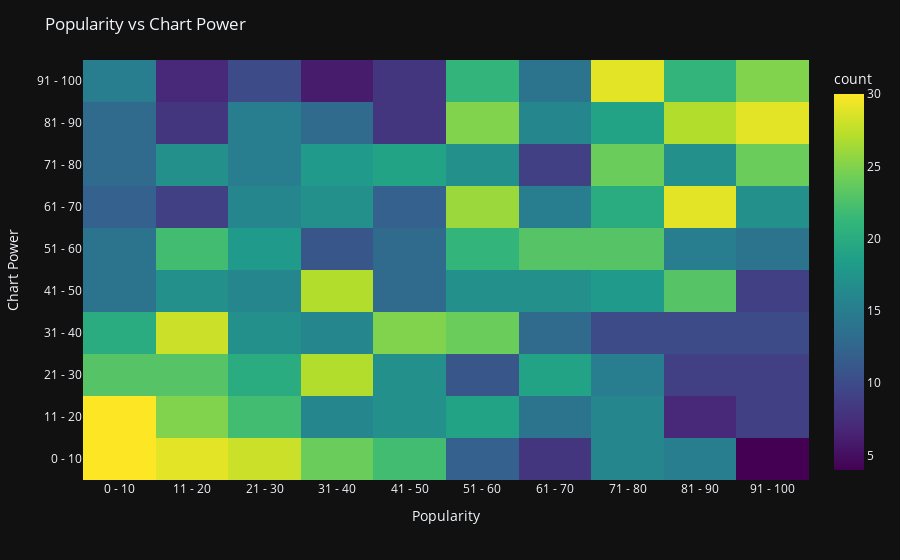

The notebook cell saved with this chart:
### Code cell
def create_heatmap(df_, title="Popularity vs Chart Power"):
    fig = px.density_heatmap(df_, x="popularity_percentile", y="chart_power_percentile", nbinsx=10, nbinsy=10, color_continuous_scale="Viridis")
    fig.update_yaxes(categoryorder="array", categoryarray=labels)
    fig.update_layout(
        title=title,
        template="plotly_dark",
        xaxis_title="Popularity",
        yaxis_title="Chart Power"
    )
    fig.show()

create_heatmap(df_found_copy)

### Figure 1 — Plotly figure (JSON) as saved in the notebook; plotly's stock layout.template omitted (floating-point values rounded to 4 significant figures; data arrays with more than 128 entries replaced by an {"elided": "..."} marker saying what was removed)
{"data": [{"coloraxis": "coloraxis", "hovertemplate": "popularity_percentile=%{x}<br>chart_power_percentile=%{y}<br>count=%{z}<extra></extra>", "name": "", "nbinsx": 10, "nbinsy": 10, "type": "histogram2d", "x": {"elided": "1729 str values"}, "xaxis": "x", "xbingroup": "x", "y": {"elided": "1729 str values"}, "yaxis": "y", "ybingroup": "y"}], "layout": {"coloraxis": {"colorbar": {"title": {"text": "count"}}, "colorscale": [[0, "#440154"], [0.1111, "#482878"], [0.2222, "#3e4989"], [0.3333, "#31688e"], [0.4444, "#26828e"], [0.5556, "#1f9e89"], [0.6667, "#35b779"], [0.7778, "#6ece58"], [0.8889, "#b5de2b"], [1, "#fde725"]]}, "legend": {"tracegroupgap": 0}, "margin": {"t": 60}, "title": {"text": "Popularity vs Chart Power"}, "xaxis": {"anchor": "y", "domain": [0, 1], "title": {"text": "Popularity"}}, "yaxis": {"anchor": "x", "categoryarray": ["0 - 10", "11 - 20", "21 - 30", "31 - 40", "41 - 50", "51 - 60", "61 - 70", "71 - 80", "81 - 90", "91 - 100"], "categoryorder": "array", "domain": [0, 1], "title": {"text": "Chart Power"}}}}
